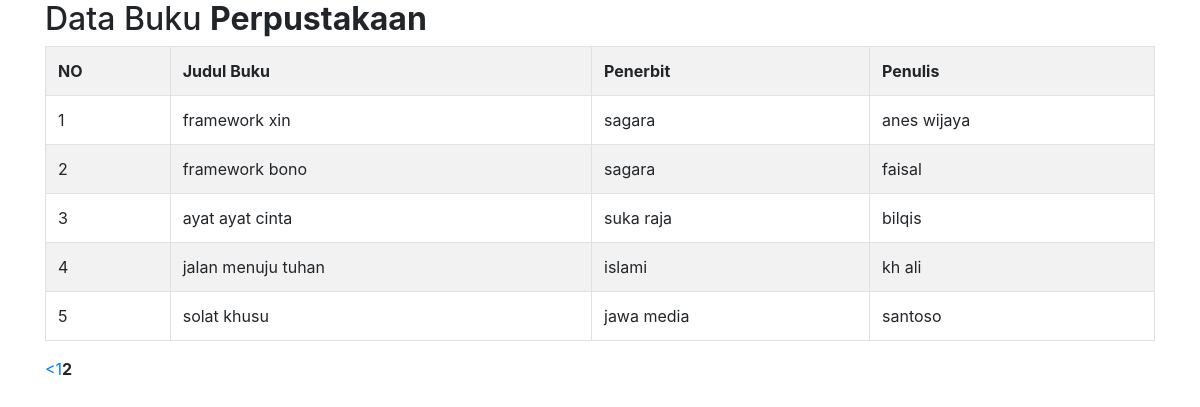
The page /index.php/perpustakaan/index/5 on the database its author committed.
### tables this page shows
CREATE TABLE `tb_buku` (
  `id` int(11) NOT NULL,
  `judul` varchar(200) NOT NULL,
  `penerbit` varchar(200) NOT NULL,
  `penulis` varchar(200) NOT NULL
);

### application/controllers/perpustakaan.php (called while the page is built)
<?php
class Perpustakaan extends CI_Controller{
    public function index(){
        $config['base_url'] = site_url('perpustakaan/index');
        $config['total_rows'] = $this->db->count_all('tb_buku');
        $config['per_page'] = 5;
        $config['url_segment'] = 3;
        $choice  = $config['total_rows'] / $config['per_page'];
        $config["num_links"] = floor($choice);
        $this->pagination->initialize($config);
        $data['page'] = ($this->uri->segment(3)) ? $this->uri->segment(3) : 0;
        $data['data'] = $this->perpustakaan_model->get_data($config["per_page"], $data['page'])->result();
        $data['pagination'] = $this->pagination->create_links();
        $this->load->view('pustaka', $data);
    }
}

### index.php (called while the page is built, shortened)
<?php
require_once BASEPATH.'core/CodeIgniter.php';

### application/config/config.php (called while the page is built, shortened)
<?php
$config['base_url'] = 'http://localhost/perpustakaan/';
$config['index_page'] = 'index.php';
$config['uri_protocol']	= 'REQUEST_URI';
$config['url_suffix'] = '';
$config['language']	= 'english';
$config['charset'] = 'UTF-8';
$config['enable_hooks'] = FALSE;
$config['subclass_prefix'] = 'MY_';
$config['composer_autoload'] = FALSE;
$config['permitted_uri_chars'] = 'a-z 0-9~%.:_\-';
$config['enable_query_strings'] = FALSE;
$config['controller_trigger'] = 'c';
$config['function_trigger'] = 'm';
$config['directory_trigger'] = 'd';
$config['allow_get_array'] = TRUE;
$config['log_threshold'] = 0;
$config['log_path'] = '';
$config['log_file_extension'] = '';
$config['log_file_permissions'] = 0644;
$config['log_date_format'] = 'Y-m-d H:i:s';
$config['error_views_path'] = '';
$config['cache_path'] = '';
$config['cache_query_string'] = FALSE;
$config['encryption_key'] = '';
$config['sess_driver'] = 'files';
$config['sess_cookie_name'] = 'ci_session';
$config['sess_expiration'] = 7200;
$config['sess_save_path'] = NULL;
$config['sess_match_ip'] = FALSE;
$config['sess_time_to_update'] = 300;
$config['sess_regenerate_destroy'] = FALSE;
$config['cookie_prefix']	= '';
$config['cookie_domain']	= '';
$config['cookie_path']		= '/';
$config['cookie_secure']	= FALSE;
$config['cookie_httponly'] 	= FALSE;
$config['standardize_newlines'] = FALSE;
$config['global_xss_filtering'] = FALSE;
$config['csrf_protection'] = FALSE;
$config['csrf_token_name'] = 'csrf_test_name';
$config['csrf_cookie_name'] = 'csrf_cookie_name';
$config['csrf_expire'] = 7200;
$config['csrf_regenerate'] = TRUE;
$config['csrf_exclude_uris'] = array();
$config['compress_output'] = FALSE;
$config['time_reference'] = 'local';
$config['rewrite_short_tags'] = FALSE;
$config['proxy_ips'] = '';

### application/views/pustaka.php (the view, shortened to what this page needs)
<!doctype html>
<html lang="en">
  <head>
    <link rel="stylesheet" href="https://stackpath.bootstrapcdn.com/bootstrap/4.4.1/css/bootstrap.min.css">
  </head>
  <body>
  <div class="container">
      <h2>Data Buku <strong>Perpustakaan</strong></h2>
      <table class="table table-bordered table-striped">
      <tr>
          <th>NO</th>
          <th>Judul Buku</th>
          <th>Penerbit</th>
          <th>Penulis</th>
      </tr>
      <?php
      $no=1;
      foreach ($data as $dt) : ?>
        <tr>
            <td><?php echo $no++ ?></td>
            <td><?php echo $dt -> judul ?></td>
            <td><?php echo $dt -> penerbit  ?></td>
            <td><?php echo $dt -> penulis ?></td>
        </tr>
      <?php endforeach; ?>
      </table>
      <div class="row">
        <div class="col">
          <?php echo $pagination ; ?>
        </div>
      </div>
      </div>
  </body>
</html>

### rows shown on the page
tb_buku: judul "framework xin", penerbit "sagara", penulis "anes wijaya"
tb_buku: judul "framework bono", penerbit "sagara", penulis "faisal"
tb_buku: judul "ayat ayat cinta", penerbit "suka raja", penulis "bilqis"
tb_buku: judul "jalan menuju tuhan", penerbit "islami", penulis "kh ali"
tb_buku: judul "solat khusu", penerbit "jawa media", penulis "santoso"

### other values the page prints
$pagination "< 1 2"
